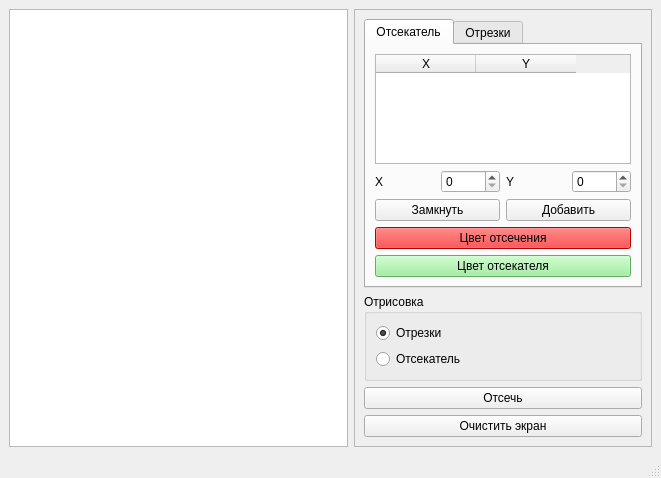
<?xml version="1.0" encoding="UTF-8"?>
<ui version="4.0">
 <class>MainWindow</class>
 <widget class="QMainWindow" name="MainWindow">
  <property name="geometry">
   <rect>
    <x>0</x>
    <y>0</y>
    <width>661</width>
    <height>478</height>
   </rect>
  </property>
  <property name="windowTitle">
   <string>MainWindow</string>
  </property>
  <widget class="QWidget" name="centralwidget">
   <layout class="QGridLayout" name="gridLayout">
    <item row="0" column="0">
     <widget class="QGraphicsView" name="graphicsView"/>
    </item>
    <item row="0" column="1">
     <widget class="QFrame" name="frame">
      <property name="sizePolicy">
       <sizepolicy hsizetype="Fixed" vsizetype="Preferred">
        <horstretch>0</horstretch>
        <verstretch>0</verstretch>
       </sizepolicy>
      </property>
      <property name="frameShape">
       <enum>QFrame::StyledPanel</enum>
      </property>
      <property name="frameShadow">
       <enum>QFrame::Raised</enum>
      </property>
      <layout class="QGridLayout" name="gridLayout_2">
       <item row="4" column="0">
        <widget class="QPushButton" name="clear_screen">
         <property name="text">
          <string>Очистить экран</string>
         </property>
        </widget>
       </item>
       <item row="0" column="0">
        <widget class="QTabWidget" name="tabWidget">
         <property name="currentIndex">
          <number>0</number>
         </property>
         <widget class="QWidget" name="tab">
          <attribute name="title">
           <string>Отсекатель</string>
          </attribute>
          <layout class="QGridLayout" name="gridLayout_4">
           <item row="2" column="0" colspan="2">
            <widget class="QPushButton" name="close_cutter">
             <property name="text">
              <string>Замкнуть</string>
             </property>
            </widget>
           </item>
           <item row="1" column="1">
            <widget class="QSpinBox" name="cutter_x">
             <property name="maximum">
              <number>1000</number>
             </property>
            </widget>
           </item>
           <item row="2" column="2" colspan="2">
            <widget class="QPushButton" name="add_cutter_vertice">
             <property name="text">
              <string>Добавить</string>
             </property>
            </widget>
           </item>
           <item row="1" column="2">
            <widget class="QLabel" name="label">
             <property name="text">
              <string>Y</string>
             </property>
            </widget>
           </item>
           <item row="1" column="3">
            <widget class="QSpinBox" name="cutter_y">
             <property name="maximum">
              <number>1000</number>
             </property>
            </widget>
           </item>
           <item row="1" column="0">
            <widget class="QLabel" name="label_2">
             <property name="text">
              <string>X</string>
             </property>
            </widget>
           </item>
           <item row="4" column="0" colspan="4">
            <widget class="QPushButton" name="cutter_color">
             <property name="styleSheet">
              <string notr="true">background-color:lightgreen</string>
             </property>
             <property name="text">
              <string>Цвет отсекателя</string>
             </property>
            </widget>
           </item>
           <item row="0" column="0" colspan="4">
            <widget class="QTableWidget" name="table_cutter">
             <property name="horizontalScrollBarPolicy">
              <enum>Qt::ScrollBarAlwaysOff</enum>
             </property>
             <attribute name="horizontalHeaderVisible">
              <bool>true</bool>
             </attribute>
             <attribute name="horizontalHeaderCascadingSectionResizes">
              <bool>false</bool>
             </attribute>
             <attribute name="horizontalHeaderShowSortIndicator" stdset="0">
              <bool>false</bool>
             </attribute>
             <column>
              <property name="text">
               <string>X</string>
              </property>
             </column>
             <column>
              <property name="text">
               <string>Y</string>
              </property>
             </column>
            </widget>
           </item>
           <item row="3" column="0" colspan="4">
            <widget class="QPushButton" name="cut_line_color">
             <property name="styleSheet">
              <string notr="true">background-color:red</string>
             </property>
             <property name="text">
              <string>Цвет отсечения</string>
             </property>
            </widget>
           </item>
          </layout>
         </widget>
         <widget class="QWidget" name="tab_2">
          <attribute name="title">
           <string>Отрезки</string>
          </attribute>
          <layout class="QGridLayout" name="gridLayout_3">
           <item row="1" column="0">
            <widget class="QLabel" name="label_3">
             <property name="text">
              <string>Xн</string>
             </property>
            </widget>
           </item>
           <item row="1" column="2">
            <widget class="QLabel" name="label_4">
             <property name="text">
              <string>Yн</string>
             </property>
            </widget>
           </item>
           <item row="1" column="1">
            <widget class="QSpinBox" name="line_x_1">
             <property name="maximum">
              <number>1000</number>
             </property>
            </widget>
           </item>
           <item row="2" column="1">
            <widget class="QSpinBox" name="line_x_2">
             <property name="maximum">
              <number>1000</number>
             </property>
            </widget>
           </item>
           <item row="1" column="3">
            <widget class="QSpinBox" name="line_y_1">
             <property name="maximum">
              <number>1000</number>
             </property>
            </widget>
           </item>
           <item row="2" column="2">
            <widget class="QLabel" name="label_6">
             <property name="text">
              <string>Yк</string>
             </property>
            </widget>
           </item>
           <item row="2" column="0">
            <widget class="QLabel" name="label_5">
             <property name="text">
              <string>Xк</string>
             </property>
            </widget>
           </item>
           <item row="0" column="0" colspan="4">
            <widget class="QTableWidget" name="table_line">
             <property name="horizontalScrollBarPolicy">
              <enum>Qt::ScrollBarAlwaysOff</enum>
             </property>
             <property name="sizeAdjustPolicy">
              <enum>QAbstractScrollArea::AdjustIgnored</enum>
             </property>
             <attribute name="horizontalHeaderMinimumSectionSize">
              <number>57</number>
             </attribute>
             <attribute name="horizontalHeaderDefaultSectionSize">
              <number>100</number>
             </attribute>
             <column>
              <property name="text">
               <string>1</string>
              </property>
             </column>
             <column>
              <property name="text">
               <string>2</string>
              </property>
             </column>
            </widget>
           </item>
           <item row="2" column="3">
            <widget class="QSpinBox" name="line_y_2">
             <property name="maximum">
              <number>1000</number>
             </property>
            </widget>
           </item>
           <item row="6" column="0" colspan="4">
            <widget class="QPushButton" name="add_line">
             <property name="text">
              <string>Добавить</string>
             </property>
            </widget>
           </item>
           <item row="4" column="0" colspan="4">
            <widget class="QPushButton" name="line_color">
             <property name="styleSheet">
              <string notr="true">background-color:blue</string>
             </property>
             <property name="text">
              <string>Цвет отрезка</string>
             </property>
            </widget>
           </item>
          </layout>
         </widget>
        </widget>
       </item>
       <item row="2" column="0">
        <widget class="QGroupBox" name="groupBox">
         <property name="title">
          <string>Отрисовка</string>
         </property>
         <layout class="QVBoxLayout" name="verticalLayout">
          <item>
           <widget class="QRadioButton" name="draw_line">
            <property name="text">
             <string>Отрезки</string>
            </property>
            <property name="checked">
             <bool>true</bool>
            </property>
           </widget>
          </item>
          <item>
           <widget class="QRadioButton" name="draw_cutter">
            <property name="text">
             <string>Отсекатель</string>
            </property>
           </widget>
          </item>
         </layout>
        </widget>
       </item>
       <item row="3" column="0">
        <widget class="QPushButton" name="cut_lines">
         <property name="text">
          <string>Отсечь</string>
         </property>
        </widget>
       </item>
      </layout>
     </widget>
    </item>
   </layout>
  </widget>
  <widget class="QStatusBar" name="statusbar"/>
 </widget>
 <tabstops>
  <tabstop>tabWidget</tabstop>
  <tabstop>table_cutter</tabstop>
  <tabstop>cutter_x</tabstop>
  <tabstop>cutter_y</tabstop>
  <tabstop>close_cutter</tabstop>
  <tabstop>add_cutter_vertice</tabstop>
  <tabstop>cut_line_color</tabstop>
  <tabstop>cutter_color</tabstop>
  <tabstop>table_line</tabstop>
  <tabstop>line_x_1</tabstop>
  <tabstop>line_y_1</tabstop>
  <tabstop>line_x_2</tabstop>
  <tabstop>line_y_2</tabstop>
  <tabstop>line_color</tabstop>
  <tabstop>add_line</tabstop>
  <tabstop>draw_line</tabstop>
  <tabstop>draw_cutter</tabstop>
  <tabstop>cut_lines</tabstop>
  <tabstop>clear_screen</tabstop>
  <tabstop>graphicsView</tabstop>
 </tabstops>
 <resources/>
 <connections/>
</ui>
